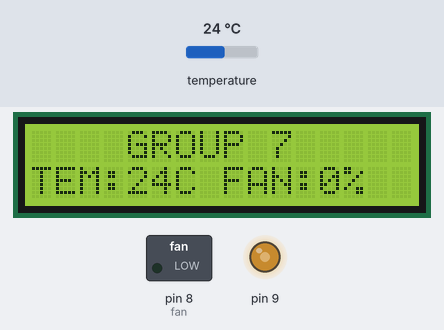
Recording of a sketch running on a simulated Arduino Uno, built with avr-gcc and run on an emulated ATmega328P. Parts: 16×2 character LCD, switched loads named in the sketch (green lamp = pin HIGH), output pins drawn as LEDs (lit = HIGH). The test bench sets the inputs (shaded band); at power-on: temperature 24 °C. What the sketch prints to the serial monitor is not drawn.

Above: at 6.4 s.
6.5 s: temperature set to 12 °C
At 7.5 s:
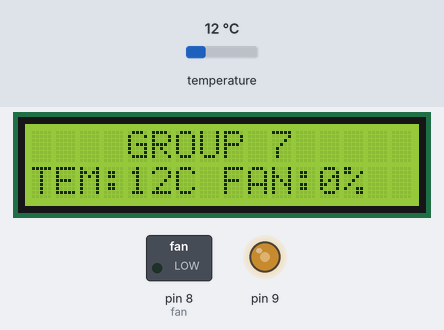
8.2 s: temperature set to 19 °C
At 9.1 s:
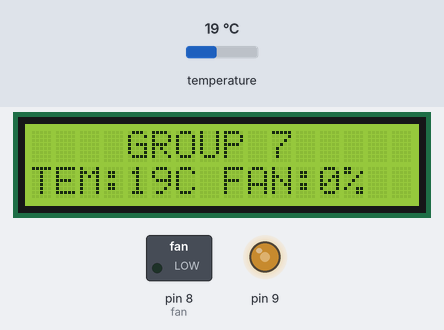
9.9 s: temperature set to 28 °C
At 10.7 s:
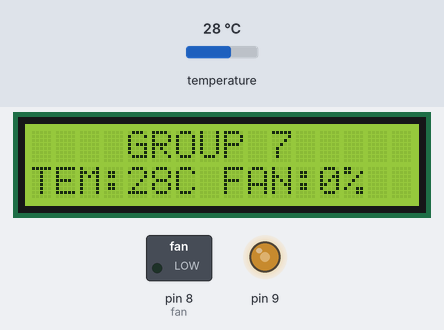
Timing chart, 0 to 12.9 s (numbered marks = the images above; inputs shaded):
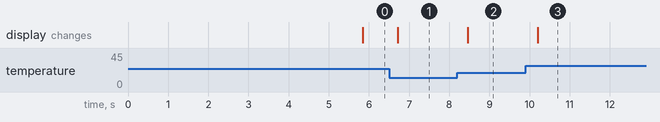

Measured:
- after the input at 6.5 s, the display: changes after 0.22 s (image 1)
- after the input at 8.2 s, the display: changes after 0.26 s (image 2)
- after the input at 9.9 s, the display: changes after 0.30 s (image 3)

The sketch:

arduino_final_code.ino
```cpp
#include "Arduino.h"
#include <OneWire.h>
#include <DallasTemperature.h>
#include <LiquidCrystal.h>
const int rs = 12, en = 11, d4 = 5, d5 = 4, d6 = 3, d7 = 2;
LiquidCrystal lcd(rs, en, d4, d5, d6, d7);
#define ONE_WIRE_BUS A0
OneWire oneWire(ONE_WIRE_BUS);
DallasTemperature sensors(&oneWire);
int fan = 8;       // the pin where fan is
int temp;
int tempMin=40;// the temperature to start the fan
int tempMax = 80;   // the maximum temperature when fan is at 100%
int fanSpeed;
int fanLCD;


void setup() {
 pinMode(fan, OUTPUT);
 Serial.begin(9600);
 analogWrite(9,130);

 lcd.begin(16,2);
 lcd.print("    GROUP 7");
 lcd.setCursor(0,1); // move cursor to next line
 lcd.print("  MINI PROJECT");
 delay(5000);
 sensors.begin();
}

void loop() {
  sensors.requestTemperatures();
  temp = sensors.getTempCByIndex(0);     // get the temperature
   if(temp  < tempMin) { // if temp is lower than minimum temp
      fanSpeed = 0; // fan is not spinning
      digitalWrite(fan, LOW);
      Serial.print("Temperature is: ");
      Serial.println(temp);
   }
   if((temp  >= tempMin) && (temp <= tempMax)) { // if temperature is higher than minimum temp
      fanSpeed = map(temp, tempMin, tempMax, 20, 255); // the actual speed of fan
      fanSpeed = 1.4*temp;
      fanLCD = map(temp, tempMin, tempMax, 0, 100); // speed of fan to display on LCD
      analogWrite(fan, fanSpeed); // spin the fan at the fanSpeed speed
   }
  lcd.clear();
  lcd.print("    GROUP 7");
  lcd.setCursor(0,1); // move cursor to next line
  lcd.print("TEM:");
  lcd.print(temp);      // display the temperature
  lcd.print("C ");
  lcd.print("FAN:");
  lcd.print(fanLCD);    // display the fan speed
  lcd.print("%");
  delay(100);

}
```
